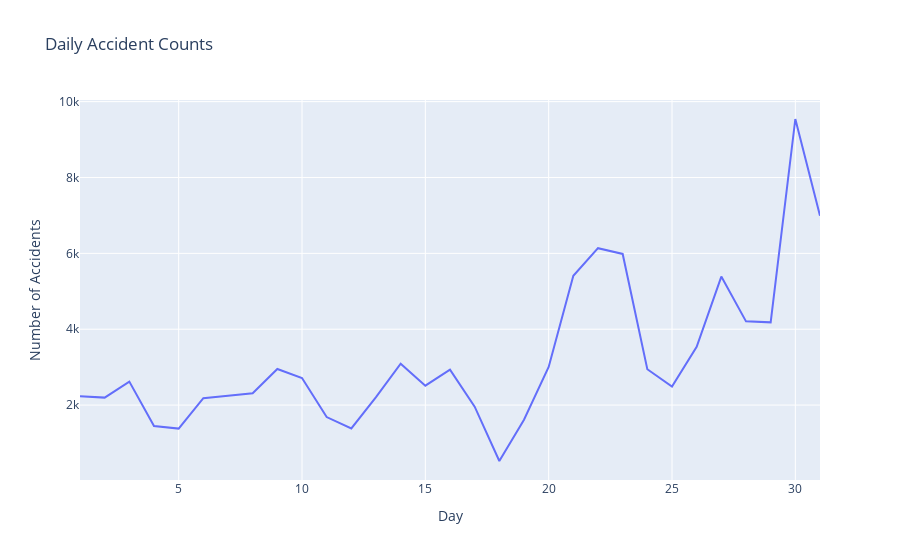

Notebook cell for this chart:
### Code cell
daily_counts = df_slice.groupby(df_slice["Start_Day"]).size().reset_index(name="Count")
fig = px.line(
    daily_counts,
    x="Start_Day",
    y="Count",
    title="Daily Accident Counts",
    labels={"Start_Day": "Day", "Count": "Number of Accidents"},
)
fig.show()

### Figure 1 — Plotly figure (JSON) as saved in the notebook; plotly's stock layout.template omitted (floating-point values rounded to 4 significant figures)
{"data": [{"hovertemplate": "Day=%{x}<br>Number of Accidents=%{y}<extra></extra>", "legendgroup": "", "line": {"color": "#636efa", "dash": "solid"}, "marker": {"symbol": "circle"}, "mode": "lines", "name": "", "orientation": "v", "showlegend": false, "type": "scatter", "x": [1, 2, 3, 4, 5, 6, 7, 8, 9, 10, 11, 12, 13, 14, 15, 16, 17, 18, 19, 20, 21, 22, 23, 24, 25, 26, 27, 28, 29, 30, 31], "xaxis": "x", "y": [2230, 2197, 2619, 1450, 1380, 2181, 2243, 2314, 2953, 2712, 1685, 1383, 2209, 3089, 2513, 2932, 1958, 526, 1614, 3005, 5407, 6136, 5985, 2945, 2489, 3535, 5388, 4207, 4181, 9542, 6992], "yaxis": "y"}], "layout": {"legend": {"tracegroupgap": 0}, "title": {"text": "Daily Accident Counts"}, "xaxis": {"anchor": "y", "domain": [0, 1], "title": {"text": "Day"}}, "yaxis": {"anchor": "x", "domain": [0, 1], "title": {"text": "Number of Accidents"}}}}
